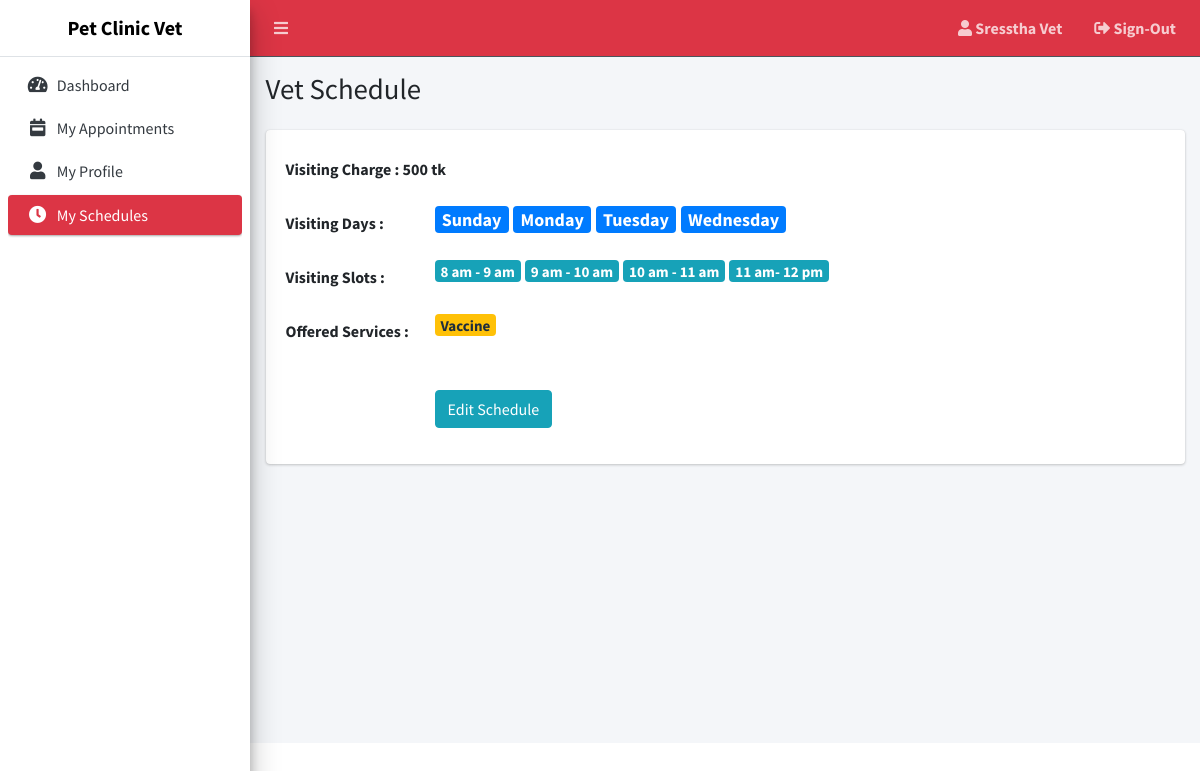
Screenshot of /admin/vet-schedule.php (signed in) with the database file from the repository.
### tables this page shows
CREATE TABLE `vetdetails` (
  `id` int(11) NOT NULL,
  `user_id` int(11) DEFAULT NULL,
  `bmdc_registered_number` varchar(200) NOT NULL,
  `full_name` varchar(200) NOT NULL,
  `title` varchar(200) NOT NULL,
  `education` varchar(200) NOT NULL,
  `email_address` varchar(200) NOT NULL,
  `address` varchar(200) NOT NULL,
  `gender` varchar(20) NOT NULL,
  `visiting_charge` int(11) NOT NULL,
  `short_bio` varchar(255) NOT NULL,
  `pro_pic` varchar(200) NOT NULL,
  `location_id` int(11) NOT NULL,
  `avg_rating` float(10,2) NOT NULL,
  `is_approved` tinyint(1) DEFAULT -1,
  `is_completed` int(4) NOT NULL DEFAULT -1
);

CREATE TABLE `vet_available_days` (
  `id` int(11) NOT NULL,
  `vet_id` int(11) NOT NULL,
  `week_days` int(11) NOT NULL
);

CREATE TABLE `weekdays` (
  `id` int(11) NOT NULL,
  `days` varchar(50) NOT NULL
);

CREATE TABLE `vet_available_slot` (
  `id` int(11) NOT NULL,
  `vet_id` int(11) NOT NULL,
  `slot_id` int(11) NOT NULL
);

CREATE TABLE `slot` (
  `id` int(11) NOT NULL,
  `time` varchar(100) NOT NULL
);

CREATE TABLE `vet_available_service` (
  `id` int(11) NOT NULL,
  `vet_id` int(11) NOT NULL,
  `service_id` int(11) NOT NULL
);

CREATE TABLE `services` (
  `id` int(11) NOT NULL,
  `service_name` varchar(80) NOT NULL,
  `service_details` varchar(255) NOT NULL
);

### admin/view-schedule.php (the view, shortened to what this page needs)
<?php
$conn = connect();
$id = $_SESSION['id'];
$sql = "SELECT * FROM vetdetails WHERE user_id = '$id' ";
$result = $conn->query($sql);
$row = mysqli_fetch_assoc($result);
$sql2 = "SELECT * FROM vet_available_days as v,weekdays as w WHERE v.week_days = w.id AND vet_id = '$id' ";
$days = $conn->query($sql2);
$sql3 = "SELECT * FROM vet_available_slot as v,slot as s WHERE v.slot_id = s.id AND vet_id = '$id' ";
$slots = $conn->query($sql3);
$sql4 = "SELECT * FROM vet_available_service as v,services as s WHERE v.service_id = s.id AND vet_id = '$id' ";
$services = $conn->query($sql4);
?>
<?php include 'includes/header.php'; ?>
<?php include 'includes/navbar.php'; ?>
<?php include 'includes/sidebar.php'; ?>
<div class="content-wrapper">
  <div class="content-header">
    <div class="container-fluid">
      <div class="row mb-2">
        <div class="col-sm-6">
          <h1>Vet Schedule</h1>
        </div>
      </div>
    </div>
  </div>
  <section class="content">
    <div class="container-fluid">
      <div class="card">
        <div class="card-body">
          <form action="controllers/scheduleController.php" method="post">
            <div class="form-group row">
              <label for="inputName" class="col-sm-4 col-form-label">Visiting Charge : <?= $row['visiting_charge'] ?> tk</label>
            </div>
            <div class="form-group row">
              <label for="inputName2" class="col-sm-2 col-form-label">Visiting Days :
              </label>
              <h4 class="col-sm-8">
                <?php
                foreach ($days as $day) {
                ?><span class="badge badge-primary"><?= $day['days'] ?></span>
                <?php
                }
                ?>
              </h4>
            </div>
            <div class="form-group row">
              <label for="inputName2" class="col-sm-2 col-form-label">Visiting Slots :
              </label>
              <h5 class="col-sm-8">
                <?php
                foreach ($slots as $slot) {
                ?><span class="badge badge-info"><?= $slot['time'] ?></span>
                <?php
                }
                ?>
              </h5>
            </div>
            <div class="form-group row">
              <label for="inputName2" class="col-sm-2 col-form-label">Offered Services :
              </label>
              <h5 class="col-sm-8">
                <?php
                foreach ($services as $service) {
                ?><span class="badge badge-warning"><?= $service['service_name'] ?></span>
                <?php
                }
                ?>
              </h5>
            </div>
            <div class=" form-group row">
              <div class="offset-sm-2 col-sm-10">
                <a type="submit" href="add-schedule?edit" class="btn btn-info mt-4">Edit Schedule</a>
              </div>
            </div>
          </form>
        </div>
      </div>
    </div>
  </section>
</div>
<?php include 'includes/footer.php'; ?>

### admin/vet-schedule.php (shortened to what this page needs)
<?php session_start();
$conn = connect();
$id = $_SESSION['id'];
$sql = "SELECT is_completed FROM vetdetails WHERE user_id = '$id'";
$result = $conn->query($sql);
$row = mysqli_fetch_assoc($result);
if ($row['is_completed'] == -1) {
  include_once('add-schedule.php');
} else {
  include_once('view-schedule.php');
}

### admin/includes/header.php (shortened to what this page needs)
<!DOCTYPE html>
<html>
<head>
  <link rel="stylesheet" href="plugins/fontawesome-free/css/all.min.css">
  <link rel="stylesheet" href="plugins/datatables-bs4/css/dataTables.bootstrap4.min.css">
  <link rel="stylesheet" href="plugins/datatables-responsive/css/responsive.bootstrap4.min.css">
  <link rel="stylesheet" href="plugins/datatables-buttons/css/buttons.bootstrap4.min.css">
  <link rel="stylesheet" href="plugins/select2/css/select2.min.css">
  <link rel="stylesheet" href="plugins/select2-bootstrap4-theme/select2-bootstrap4.min.css">
  <link rel="stylesheet" href="dist/css/adminlte.min.css">
</head>

### admin/includes/navbar.php
<body class="hold-transition sidebar-mini layout-fixed">
  <div class="wrapper">
    <nav class="main-header navbar navbar-expand navbar-dark navbar-danger">
      <ul class="navbar-nav">
        <li class="nav-item">
          <a class="nav-link" data-widget="pushmenu" href="#"><i class="fas fa-bars"></i></a>
        </li>
      </ul>
      <ul class="navbar-nav ml-auto">
        <li class="nav-item">
          <a class="nav-link" data-widget="control-sidebar" data-slide="true">
            <?php if (isset($_SESSION['admin_name'])) { ?>
              <i class="fas fa-user"></i> <b><?php echo $_SESSION['admin_name']; ?></b>
            <?php } else { ?>
              <i class="fas fa-user"></i> <b><?php echo $_SESSION['vet_name']; ?></b>
            <?php } ?>
          </a>
        </li>
        <li class="nav-item">
          <a class="nav-link" href="logout.php">
            <i class="fas fa-sign-out-alt"></i> <b>Sign-Out</b>
          </a>
        </li>
      </ul>
    </nav>

### admin/includes/sidebar.php
<aside class="main-sidebar elevation-4 sidebar-light-danger">
  <a href="dashboard" class="brand-link text-center">
    <?php if (isset($_SESSION['isAdmin'])) { ?>
      <span class="brand-text font-weight-bold">Pet Clinic Admin</span>
    <?php } else { ?>
      <span class="brand-text font-weight-bold">Pet Clinic Vet</span>
    <?php } ?>
  </a>
  <?php $activePage = basename($_SERVER['PHP_SELF'], ".php"); ?>
  <div class="sidebar">
    <nav class="mt-2">
      <ul class="nav nav-pills nav-sidebar flex-column nav-child-indent" data-widget="treeview" role="menu" data-accordion="false">
        <?php if (isset($_SESSION['role']) && $_SESSION['role'] == 1) { ?>
          <li class="nav-item">
            <a href="dashboard" class="nav-link <?= ($activePage == 'dashboard') ? 'active' : ''; ?> ">
              <i class="nav-icon fas fa-tachometer-alt"></i>
              <p>
                Dashboard
              </p>
            </a>
          </li>
          <li class="nav-item">
            <a href="service-list" class="nav-link <?= ($activePage == 'service-list') ? 'active' : ''; ?> ">
              <i class="nav-icon fas fa-list"></i>
              <p>
                Service List
              </p>
            </a>
          </li>
          <li class="nav-item">
            <a href="vet-verification" class="nav-link <?= ($activePage == 'vet-verification') ? 'active' : ''; ?> ">
              <i class="nav-icon fas fa-check-square"></i>
              <p>
                Vet Varification
              </p>
            </a>
          </li>
          <li class="nav-item">
            <a href="all-appointments" class="nav-link <?= ($activePage == 'all-appointments') ? 'active' : ''; ?> ">
              <i class="nav-icon fas fa-border-all"></i>
              <p>
                All Appointments
              </p>
            </a>
          </li>
        <?php } elseif (isset($_SESSION['role']) && $_SESSION['role'] == 2) { ?>
          <li class="nav-item">
            <a href="vet-dashboard" class="nav-link <?= ($activePage == 'vet-dashboard') ? 'active' : ''; ?> ">
              <i class="nav-icon fas fa-tachometer-alt"></i>
              <p>
                Dashboard
              </p>
            </a>
          </li>
          <li class="nav-item">
            <a href="appointments" class="nav-link <?= ($activePage == 'appointments') ? 'active' : ''; ?> ">
              <i class="nav-icon fas fa-calendar-week"></i>
              <p>
                My Appointments
              </p>
            </a>
          </li>
          <li class="nav-item">
            <a href="profile" class="nav-link <?= ($activePage == 'profile') ? 'active' : ''; ?> ">
              <i class="nav-icon fas fa-user"></i>
              <p>
                My Profile
              </p>
            </a>
          </li>
          <li class="nav-item">
            <a href="vet-schedule" class="nav-link <?= ($activePage == 'vet-schedule') ? 'active' : ''; ?> ">
              <i class="nav-icon fas fa-clock"></i>
              <p>
                My Schedules
              </p>
            </a>
          </li>
        <?php } ?>
      </ul>
    </nav>
  </div>
</aside>

### admin/includes/footer.php (shortened to what this page needs)
</div>
</body>
</html>

### rows the page displays
vetdetails: visiting_charge "500"
vet_available_days: weekdays.days "Sunday"
vet_available_days: weekdays.days "Monday"
vet_available_days: weekdays.days "Tuesday"
vet_available_days: weekdays.days "Wednesday"
vet_available_slot: slot.time "8 am - 9 am"
vet_available_slot: slot.time "9 am - 10 am"
vet_available_slot: slot.time "10 am - 11 am"
vet_available_slot: slot.time "11 am- 12 pm"
vet_available_service: service.service_name "Vaccine"

### other values shown
$_SESSION['vet_name'] "Sresstha Vet"
